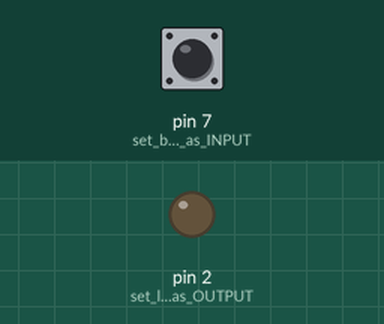
This sketch was run on a simulated Arduino Uno, built with avr-gcc and run on an emulated ATmega328P. Shown: output pins drawn as LEDs (lit = HIGH). The test bench sets the inputs (shaded band); at power-on: pin 7 (set_button_pin_as_INPUT) LOW.

Above: at 1.2 s.
1.3 s: pin 7 (set_button_pin_as_INPUT) pulled HIGH for 0.15 s
At 1.37 s:
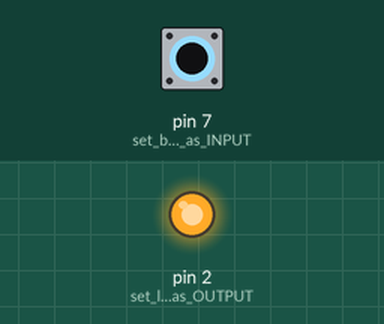
2.9 s: pin 7 (set_button_pin_as_INPUT) pulled HIGH for 3.2 s
At 6.7 s:
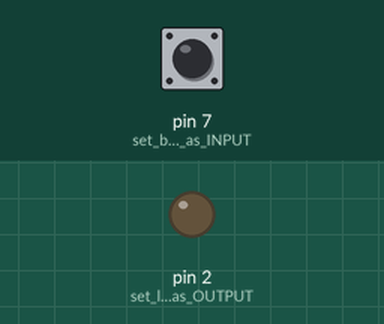
Timing chart, 0 to 8.2 s (numbered marks = the images above; inputs shaded):
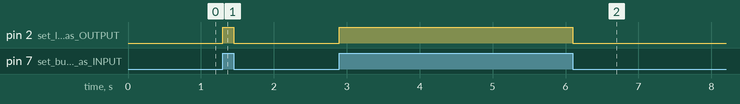

The sketch:

2-4_Der_digitale_Eingang.ino
```cpp
// 2.4 Der digitale Eingang
// Solution by philipprogramm
//
// Pins
// 2: RGB-module pin 1
// 7: button-module pin 1, 2 or 3 (depending on which button should be used)

void setup(){
    pinMode(2, OUTPUT); // set led pin as OUTPUT
    pinMode(7, INPUT); // set button pin as INPUT
}

void loop(){
    digitalWrite(2, digitalRead(7)); // Read (digitalRead) button state and write to led
}
```

Measured:
- after the input at 1.3 s, pin 2 (set_led_pin_as_OUTPUT): LOW → HIGH at once, → LOW 0.15 s later
- after the input at 2.9 s, pin 2 (set_led_pin_as_OUTPUT): LOW → HIGH at once, → LOW 3.2 s later
